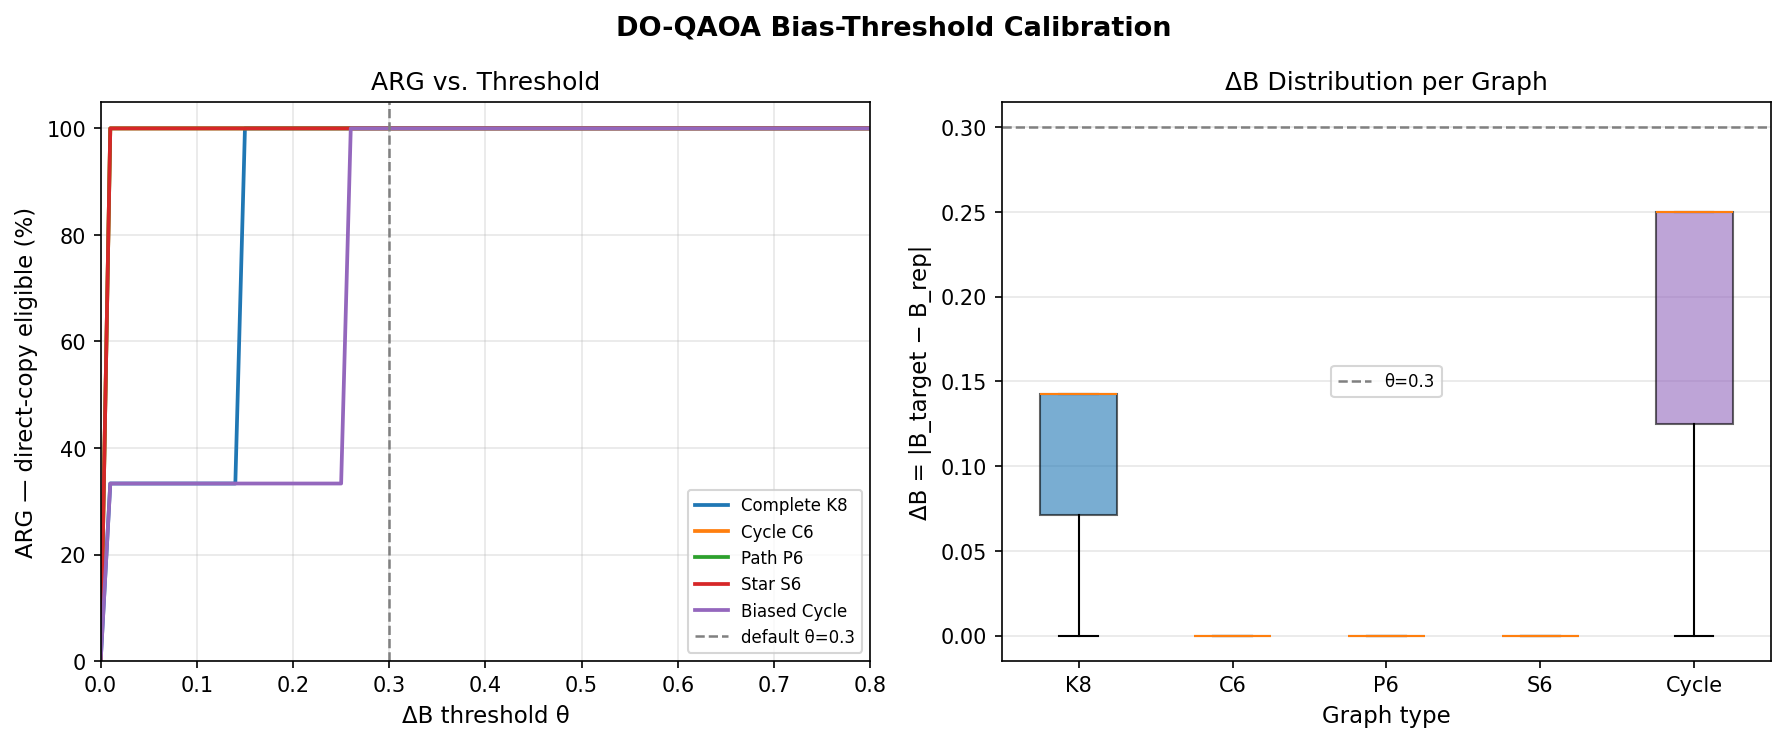

Write Python code to recreate this figure.
#!/usr/bin/env python3
"""
DO-QAOA Threshold Calibration Utility  (Phase 2, Task 6)
=========================================================
Sweeps the ΔB threshold on benchmark graphs and plots the fraction of
sub-problems eligible for direct-copy parameter transfer vs. the threshold.

The "Approximate Reduction Gain" (ARG) measures how many sub-problems can
reuse the representative's parameters without warm-starting:

    ARG(θ) = |{k : ΔB_k < θ}| / |total sub-problems|

Default threshold from Sang et al. 2026: θ = 0.3.

Usage
-----
    python doqaoa_threshold_sweep.py [--save]

Output
------
    doqaoa_threshold_sweep.png   (if --save)
    Printed ARG table for each graph type.
"""

import argparse
import math
import sys

import numpy as np

# ──────────────────────────────────────────────────────────────────────────────
# Graph generators
# ──────────────────────────────────────────────────────────────────────────────


def make_cycle(n):
    """N-node cycle graph.  J[i, (i+1)%N] = -0.5."""
    J = np.zeros((n, n))
    for i in range(n):
        J[i, (i + 1) % n] = -0.5
        J[(i + 1) % n, i] = -0.5
    h = np.zeros(n)
    return J, h


def make_complete(n):
    """Complete graph K_n with all edges J = -0.5/(n-1)."""
    J = np.full((n, n), -0.5 / max(n - 1, 1))
    np.fill_diagonal(J, 0.0)
    h = np.zeros(n)
    return J, h


def make_path(n):
    """Path graph P_n.  J[i, i+1] = -0.5."""
    J = np.zeros((n, n))
    for i in range(n - 1):
        J[i, i + 1] = -0.5
        J[i + 1, i] = -0.5
    h = np.zeros(n)
    return J, h


def make_star(n):
    """Star graph S_n: hub=0 connected to all others."""
    J = np.zeros((n, n))
    for i in range(1, n):
        J[0, i] = -0.5
        J[i, 0] = -0.5
    h = np.zeros(n)
    return J, h


def make_biased_cycle(n, h_mag=1.0):
    """4-cycle with alternating linear bias ±h_mag on nodes 0,3."""
    J, _ = make_cycle(n)
    h = np.zeros(n)
    if n >= 4:
        h[0] = h_mag
        h[n - 1] = -h_mag
    return J, h


# ──────────────────────────────────────────────────────────────────────────────
# Bias computation (mirrors EnergyEval::computeBias in C++)
# ──────────────────────────────────────────────────────────────────────────────


def compute_bias(J, h, hotspot_indices, k):
    """
    B_k = (1 / N_free) Σ|h_eff[i]|
    h_eff[i] = h[i] + Σ_{frozen j} J[i,j] · s_j
    Frozen spin: bit i of k → s_i = +1 (bit=0) or -1 (bit=1)
    """
    n = J.shape[0]
    m = len(hotspot_indices)

    is_frozen = np.zeros(n, dtype=bool)
    frozen_spin = np.zeros(n)
    for i, qi in enumerate(hotspot_indices):
        is_frozen[qi] = True
        frozen_spin[qi] = -1.0 if ((k >> i) & 1) else +1.0

    h_eff = h.copy()
    for fi in range(n):
        if is_frozen[fi]:
            continue
        for fj in range(n):
            if is_frozen[fj]:
                h_eff[fi] += J[fi, fj] * frozen_spin[fj]

    free_mask = ~is_frozen
    n_free = int(free_mask.sum())
    if n_free == 0:
        return 0.0
    return float(np.abs(h_eff[free_mask]).mean())


# ──────────────────────────────────────────────────────────────────────────────
# Sweep logic
# ──────────────────────────────────────────────────────────────────────────────


def compute_arg_curve(J, h, hotspot_indices, thresholds):
    """
    Returns ARG(θ) for each threshold in `thresholds`.
    ARG(θ) = fraction of non-representative sub-problems with ΔB < θ.
    """
    m = len(hotspot_indices)
    num_sp = 1 << m

    b_values = np.array([compute_bias(J, h, hotspot_indices, k) for k in range(num_sp)])

    b_rep = b_values[0]  # representative = sub-problem 0 (k=0)
    delta_b = np.abs(b_values - b_rep)

    # Non-representative sub-problems only (k=1..num_sp-1)
    non_rep = delta_b[1:] if num_sp > 1 else delta_b
    arg = np.array([float((non_rep < thr).sum()) / max(len(non_rep), 1) for thr in thresholds])
    return arg, b_values, delta_b


# ──────────────────────────────────────────────────────────────────────────────
# Benchmark suite
# ──────────────────────────────────────────────────────────────────────────────

BENCHMARKS = [
    ("Complete K8", make_complete(8), [0, 1]),
    ("Cycle C6", make_cycle(6), [0, 3]),
    ("Path P6", make_path(6), [0, 3]),
    ("Star S6", make_star(6), [0, 2]),
    ("Biased Cycle", make_biased_cycle(6, 1.5), [0, 3]),
]

THRESHOLDS = np.linspace(0.0, 0.8, 81)  # 0.00 to 0.80 in steps of 0.01
DEFAULT_THR = 0.3


def run_sweep():
    print(f"\n{'Graph':<22} {'ARG@0.1':>8} {'ARG@0.3*':>9} {'ARG@0.5':>8}" f"   (* paper default)")
    print("-" * 55)

    results = {}
    for name, (J, h), hotspots in BENCHMARKS:
        arg, bvals, dbs = compute_arg_curve(J, h, hotspots, THRESHOLDS)
        results[name] = (arg, bvals, dbs)

        def arg_at(thr):
            idx = int(round(thr / (THRESHOLDS[1] - THRESHOLDS[0])))
            return arg[min(idx, len(arg) - 1)]

        print(f"  {name:<20} {arg_at(0.1):>8.1%} {arg_at(0.3):>9.1%} " f"{arg_at(0.5):>8.1%}")

    return results


# ──────────────────────────────────────────────────────────────────────────────
# Plotting
# ──────────────────────────────────────────────────────────────────────────────


def plot(results, save=False):
    try:
        import matplotlib.pyplot as plt
    except ImportError:
        print("\nmatplotlib not found — skipping plot.  " "Install with: pip install matplotlib")
        return

    fig, axes = plt.subplots(1, 2, figsize=(12, 5))
    fig.suptitle("DO-QAOA Bias-Threshold Calibration", fontsize=13, fontweight="bold")

    # Left: ARG vs threshold for each benchmark
    ax = axes[0]
    colors = ["#2077B4", "#FF7F0E", "#2CA02C", "#D62728", "#9467BD"]
    for (name, _, __), color in zip(BENCHMARKS, colors):
        arg = results[name][0]
        ax.plot(THRESHOLDS, arg * 100, label=name, color=color, linewidth=1.8)
    ax.axvline(
        DEFAULT_THR, color="gray", linestyle="--", linewidth=1.2, label=f"default θ={DEFAULT_THR}"
    )
    ax.set_xlabel("ΔB threshold θ", fontsize=11)
    ax.set_ylabel("ARG — direct-copy eligible (%)", fontsize=11)
    ax.set_xlim(0.0, 0.8)
    ax.set_ylim(0, 105)
    ax.legend(fontsize=8, loc="lower right")
    ax.set_title("ARG vs. Threshold")
    ax.grid(alpha=0.3)

    # Right: ΔB distribution for all graphs (box plot)
    ax2 = axes[1]
    all_dbs = []
    labels = []
    for name, (J, h), hotspots in BENCHMARKS:
        _, _, dbs = results[name]
        non_rep = dbs[1:] if len(dbs) > 1 else dbs
        all_dbs.append(non_rep)
        labels.append(name.split()[-1])  # short name

    bp = ax2.boxplot(all_dbs, labels=labels, patch_artist=True, notch=False)
    for patch, color in zip(bp["boxes"], colors):
        patch.set_facecolor(color)
        patch.set_alpha(0.6)
    ax2.axhline(DEFAULT_THR, color="gray", linestyle="--", linewidth=1.2, label=f"θ={DEFAULT_THR}")
    ax2.set_ylabel("ΔB = |B_target − B_rep|", fontsize=11)
    ax2.set_xlabel("Graph type", fontsize=11)
    ax2.set_title("ΔB Distribution per Graph")
    ax2.legend(fontsize=8)
    ax2.grid(alpha=0.3, axis="y")

    plt.tight_layout()
    if save:
        fname = "doqaoa_threshold_sweep.png"
        fig.savefig(fname, dpi=150, bbox_inches="tight")
        print(f"\nSaved → {fname}")
    else:
        plt.show()


# ──────────────────────────────────────────────────────────────────────────────
# Entry point
# ──────────────────────────────────────────────────────────────────────────────

if __name__ == "__main__":
    parser = argparse.ArgumentParser(description="DO-QAOA threshold sweep")
    parser.add_argument(
        "--save", action="store_true", help="Save figure to doqaoa_threshold_sweep.png"
    )
    args = parser.parse_args()

    results = run_sweep()
    plot(results, save=args.save)
